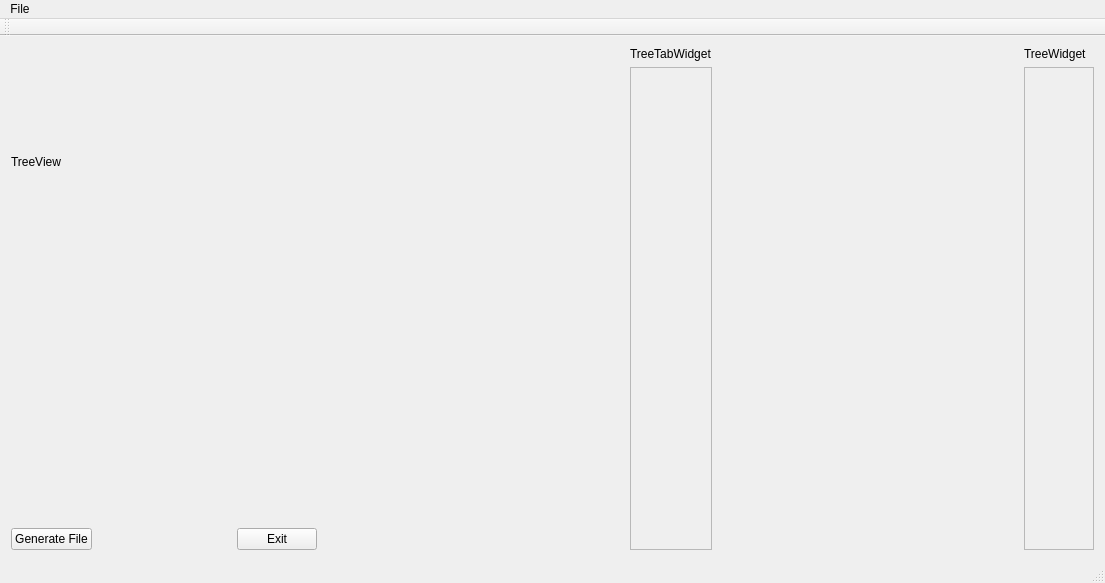
<?xml version="1.0" encoding="UTF-8"?>
<ui version="4.0">
 <class>MainWindow</class>
 <widget class="QMainWindow" name="MainWindow">
  <property name="geometry">
   <rect>
    <x>0</x>
    <y>0</y>
    <width>1105</width>
    <height>583</height>
   </rect>
  </property>
  <property name="windowTitle">
   <string>MainWindow</string>
  </property>
  <widget class="QWidget" name="centralWidget">
   <property name="sizePolicy">
    <sizepolicy hsizetype="Preferred" vsizetype="Expanding">
     <horstretch>0</horstretch>
     <verstretch>0</verstretch>
    </sizepolicy>
   </property>
   <layout class="QGridLayout" name="gridLayout">
    <item row="0" column="0">
     <layout class="QHBoxLayout" name="horizontalLayout_2">
      <item>
       <layout class="QVBoxLayout" name="verticalLayout_4">
        <item>
         <widget class="QLabel" name="label">
          <property name="text">
           <string>TreeView</string>
          </property>
         </widget>
        </item>
        <item>
         <layout class="QVBoxLayout" name="verticalLayout_2">
          <item>
           <widget class="QWidget" name="treeViewWidget" native="true">
            <property name="minimumSize">
             <size>
              <width>240</width>
              <height>240</height>
             </size>
            </property>
           </widget>
          </item>
          <item>
           <layout class="QHBoxLayout" name="horizontalLayout">
            <item>
             <widget class="QPushButton" name="generateFile">
              <property name="text">
               <string>Generate File</string>
              </property>
             </widget>
            </item>
            <item>
             <spacer name="horizontalSpacer">
              <property name="orientation">
               <enum>Qt::Horizontal</enum>
              </property>
              <property name="sizeHint" stdset="0">
               <size>
                <width>40</width>
                <height>20</height>
               </size>
              </property>
             </spacer>
            </item>
            <item>
             <widget class="QPushButton" name="exitButton">
              <property name="text">
               <string>Exit</string>
              </property>
             </widget>
            </item>
           </layout>
          </item>
         </layout>
        </item>
       </layout>
      </item>
      <item>
       <spacer name="horizontalSpacer_3">
        <property name="orientation">
         <enum>Qt::Horizontal</enum>
        </property>
        <property name="sizeHint" stdset="0">
         <size>
          <width>40</width>
          <height>20</height>
         </size>
        </property>
       </spacer>
      </item>
      <item>
       <layout class="QVBoxLayout" name="verticalLayout">
        <property name="sizeConstraint">
         <enum>QLayout::SetMinAndMaxSize</enum>
        </property>
        <item>
         <widget class="QLabel" name="label_2">
          <property name="sizePolicy">
           <sizepolicy hsizetype="Preferred" vsizetype="Minimum">
            <horstretch>0</horstretch>
            <verstretch>0</verstretch>
           </sizepolicy>
          </property>
          <property name="text">
           <string>TreeTabWidget</string>
          </property>
         </widget>
        </item>
        <item>
         <widget class="QScrollArea" name="tab_scrollArea">
          <property name="sizePolicy">
           <sizepolicy hsizetype="Preferred" vsizetype="Expanding">
            <horstretch>0</horstretch>
            <verstretch>0</verstretch>
           </sizepolicy>
          </property>
          <property name="widgetResizable">
           <bool>true</bool>
          </property>
          <widget class="QWidget" name="scrollAreaWidgetContents_2">
           <property name="geometry">
            <rect>
             <x>0</x>
             <y>0</y>
             <width>91</width>
             <height>465</height>
            </rect>
           </property>
          </widget>
         </widget>
        </item>
       </layout>
      </item>
      <item>
       <spacer name="horizontalSpacer_2">
        <property name="orientation">
         <enum>Qt::Horizontal</enum>
        </property>
        <property name="sizeHint" stdset="0">
         <size>
          <width>40</width>
          <height>20</height>
         </size>
        </property>
       </spacer>
      </item>
      <item>
       <layout class="QVBoxLayout" name="verticalLayout_3">
        <property name="sizeConstraint">
         <enum>QLayout::SetMinAndMaxSize</enum>
        </property>
        <item>
         <widget class="QLabel" name="label_3">
          <property name="sizePolicy">
           <sizepolicy hsizetype="Preferred" vsizetype="Minimum">
            <horstretch>0</horstretch>
            <verstretch>0</verstretch>
           </sizepolicy>
          </property>
          <property name="text">
           <string>TreeWidget</string>
          </property>
         </widget>
        </item>
        <item>
         <widget class="QScrollArea" name="tree_scrollArea">
          <property name="sizePolicy">
           <sizepolicy hsizetype="Preferred" vsizetype="Expanding">
            <horstretch>0</horstretch>
            <verstretch>0</verstretch>
           </sizepolicy>
          </property>
          <property name="minimumSize">
           <size>
            <width>0</width>
            <height>400</height>
           </size>
          </property>
          <property name="widgetResizable">
           <bool>true</bool>
          </property>
          <widget class="QWidget" name="scrollAreaWidgetContents">
           <property name="geometry">
            <rect>
             <x>0</x>
             <y>0</y>
             <width>72</width>
             <height>463</height>
            </rect>
           </property>
          </widget>
         </widget>
        </item>
       </layout>
      </item>
     </layout>
    </item>
   </layout>
  </widget>
  <widget class="QMenuBar" name="menuBar">
   <property name="geometry">
    <rect>
     <x>0</x>
     <y>0</y>
     <width>1105</width>
     <height>24</height>
    </rect>
   </property>
   <widget class="QMenu" name="menuFile">
    <property name="title">
     <string>File</string>
    </property>
    <addaction name="actionExit"/>
    <addaction name="actionSaveAs"/>
    <addaction name="actionSave"/>
    <addaction name="actionOpen"/>
   </widget>
   <addaction name="menuFile"/>
  </widget>
  <widget class="QToolBar" name="mainToolBar">
   <attribute name="toolBarArea">
    <enum>TopToolBarArea</enum>
   </attribute>
   <attribute name="toolBarBreak">
    <bool>false</bool>
   </attribute>
  </widget>
  <widget class="QStatusBar" name="statusBar"/>
  <action name="actionExit">
   <property name="text">
    <string>Exit</string>
   </property>
  </action>
  <action name="actionSaveAs">
   <property name="text">
    <string>Save As...</string>
   </property>
  </action>
  <action name="actionSave">
   <property name="text">
    <string>Save</string>
   </property>
  </action>
  <action name="actionOpen">
   <property name="text">
    <string>Open File...</string>
   </property>
  </action>
 </widget>
 <layoutdefault spacing="6" margin="11"/>
 <resources/>
 <connections/>
</ui>
